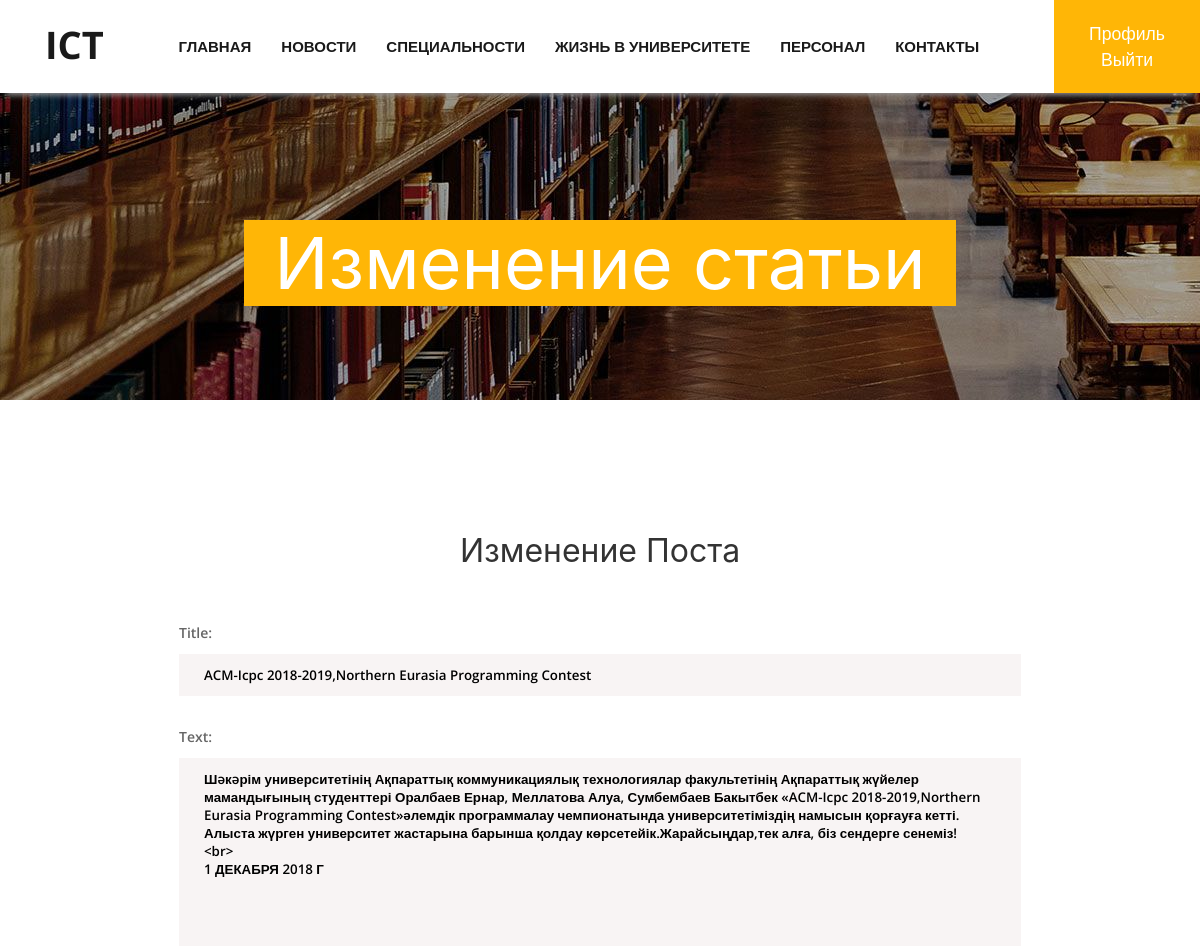
The page /news/post/6/update/ (signed in, upper part) on the database as committed earlier.
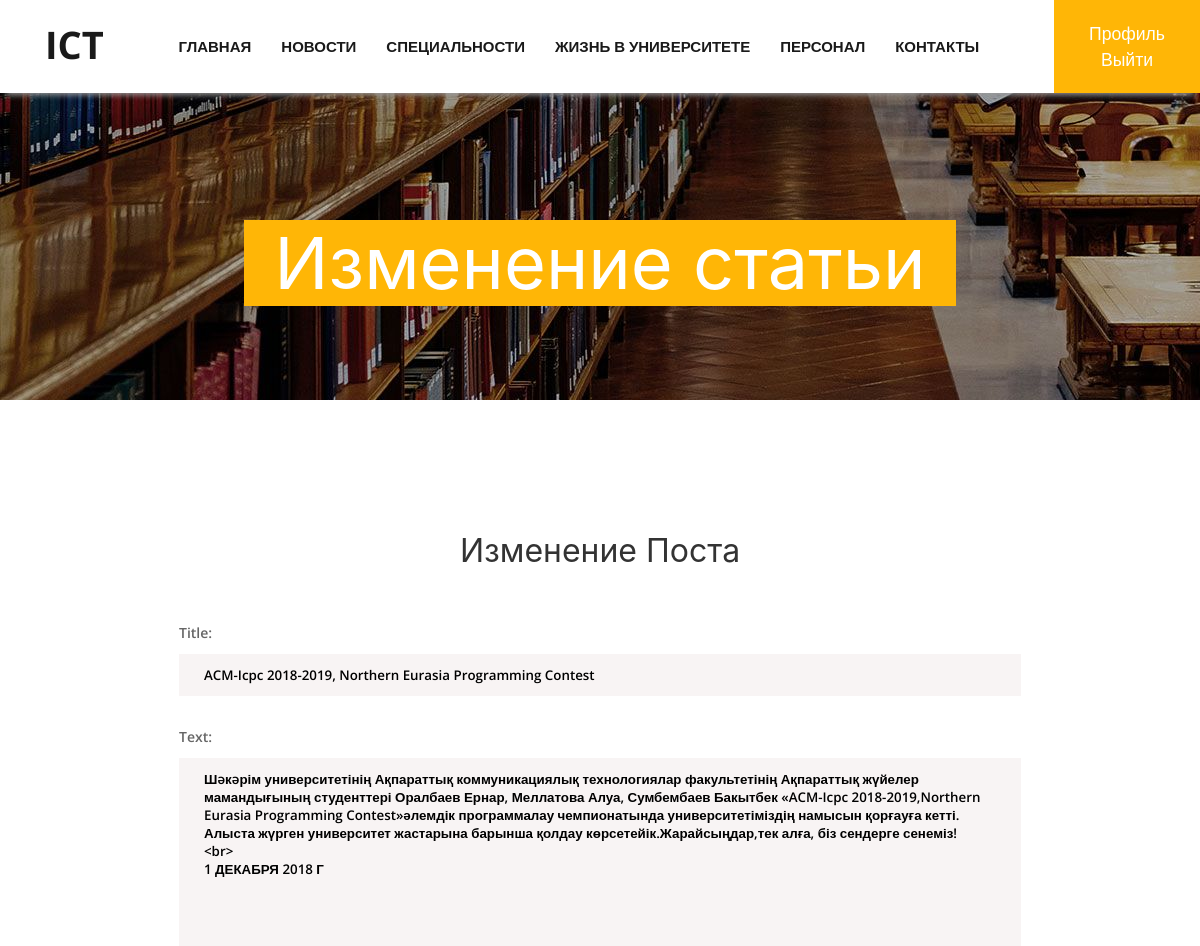
The same page on the database as committed later.
### News/models.py (models this page shows, shortened)
class Post(models.Model):
   author = models.ForeignKey(User, on_delete=models.CASCADE)
   title = models.CharField(max_length=100)
   text = models.TextField()
   img = models.ImageField(upload_to='posts_images', blank=True)
   img_1 = models.ImageField(upload_to='posts_images', blank=True)
   img_2 = models.ImageField(upload_to='posts_images', blank=True)
   img_3 = models.ImageField(upload_to='posts_images', blank=True)
   img_4 = models.ImageField(upload_to='posts_images', blank=True)
   date = models.DateTimeField(default=timezone.now)

### News/views.py (the view, shortened to what this page needs)
# urls.py: path('post/<int:pk>/update/', UpdateNewsView.as_view(), name='news_update_url'),
class UpdateNewsView(LoginRequiredMixin, UserPassesTestMixin, UpdateView):
   model = Post
   template_name = 'News/post_update.html'
   fields = ('title', 'text', 'img', 'img_1', 'img_2', 'img_3', 'img_4')
   def test_func(self):
      post = self.get_object()
      if self.request.user == post.author:
         return True
      return False

### ICTapp/forms.py
class QuestionForm(forms.ModelForm):
   class Meta:
      model = Question
      fields = ('full_name', 'email', 'phone', 'text')
   def __init__(self, *args, **kwargs):
      super(QuestionForm, self).__init__(*args, **kwargs)
      self.fields['full_name'].label = "Имя Фамилия"
      self.fields['email'].label = "Эмэйл"
      self.fields['phone'].label = "Номер телефона"
      self.fields['text'].label = "Вопрос"

### ICTapp/context_processors.py (called while the page is built)
def question_form(request):
   if request.method == 'POST':
      bound_form = QuestionForm(request.POST)
      if bound_form.is_valid():
         bound_form.save()
         messages.success(request, f'Ваш вопрос принят. Прошу ожидайте ответа')
   return {'question_form': QuestionForm()}

### News/templates/News/post_update.html (shortened to what this page needs)
{% extends 'base.html' %}
{% block content %}
   <div class="app-header" style="background: url('/media/img/news_background.jpg');">
      <h1>Изменение статьи</h1>
   </div>
   <div class="wrapper">
      <div class="profile-wrapper">
         <div style="padding-top: 50px;" class="profile">
            <h2>Изменение Поста</h2>
            <form class="post-update post-update-form" method="POST" enctype="multipart/form-data">
               {{ form.as_p }}
            </form>
         </div>
      </div>
   </div>
{% endblock content %}

Rows that differ between the two databases and show on the page:
changed Post: title "ACM-Icpc 2018-2019,Northern Eurasia Programming Contest" → "ACM-Icpc 2018-2019, Northern Eurasia Programming Contest"
